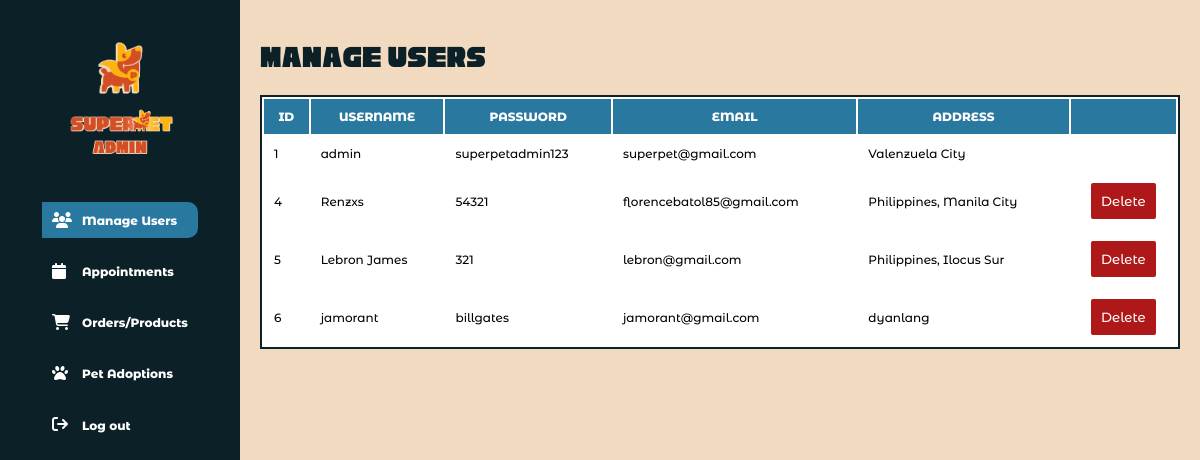
The app's page /admin-side/users.php (signed in), older data.
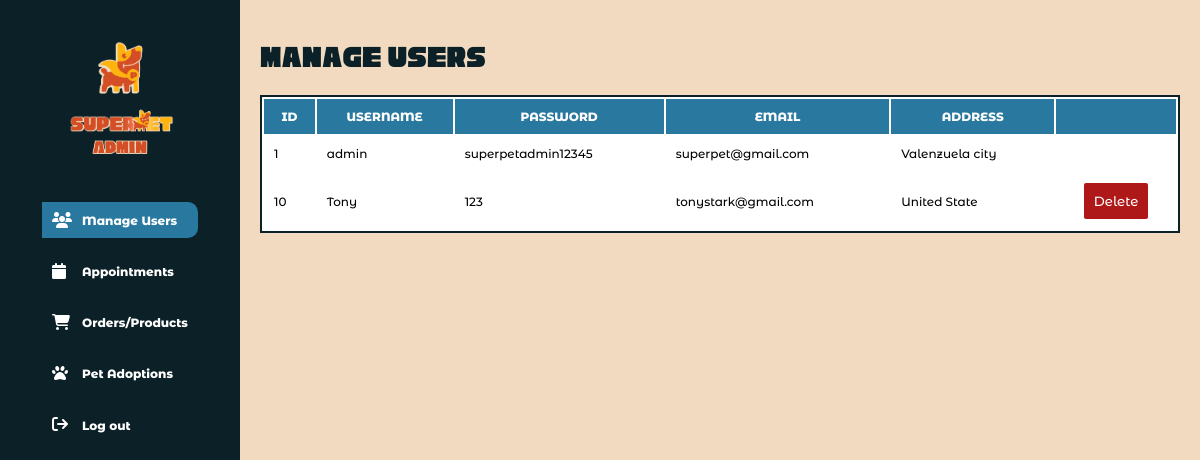
The same page, newer data.
### tables this page shows
CREATE TABLE `users_tbl` (
  `id` int(11) NOT NULL,
  `username` varchar(50) NOT NULL,
  `password` varchar(50) NOT NULL,
  `email` varchar(50) NOT NULL,
  `address` varchar(100) NOT NULL,
  `user_role` varchar(10) NOT NULL
);

### admin-side/users.php (the view, shortened to what this page needs)
<?php
    require_once '../config/mysql-connection.php';
    if(empty( $_SESSION["email"]) || empty( $_SESSION["password"])){
    } else {
        $email = $_SESSION["email"];
    }
?>
<!DOCTYPE html>
<html lang="en">
<head>
    <link rel="stylesheet" href="styles/users.css">
    <link rel="stylesheet" href="https://cdnjs.cloudflare.com/ajax/libs/font-awesome/6.4.2/css/all.min.css" />
</head>
<body>
    <div class="container">
        <div class="nav-sidebar">
            <div class="nav-header">
                <img src="../assets/images/admin_logo.png" alt="../assets/images/admin_logo.png" width="200">
            </div>
            <div class="main-nav">
                <a href="#" class="link in">
                    <i class="fa-solid fa-users nav-icon"></i>
                    <p class="nav-txt">Manage Users</p>
                </a>
                <a href="appointments.php" class="link">
                    <i class="fa-solid fa-calendar nav-icon"></i>
                    <p class="nav-txt">Appointments</p>
                </a>
                <a href="shop.php" class="link">
                    <i class="fa-solid fa-cart-shopping nav-icon"></i>
                    <p class="nav-txt">Orders/Products</p>
                </a>
                <a href="pet-adoption.php" class="link">
                    <i class="fa-solid fa-paw nav-icon"></i>
                    <p class="nav-txt">Pet Adoptions</p>
                </a>
                <form action="users.php" method="post" class="link">
                    <label for="logout"><i class="fa-solid fa-arrow-right-from-bracket nav-icon"></i></label>
                    <input id="logout" name="logout" type="submit" value="Log out">
                </form>
            </div>
        </div>
        <div class="main-container">
            <div class="header">
                <h1 class="header-txt">Manage Users</h1>
            </div>
            <table>
                <tr class="thead">
                    <td>ID</td>
                    <td>USERNAME</td>
                    <td>PASSWORD</td>
                    <td>EMAIL</td>
                    <td>ADDRESS</td>
                    <td></td>
                </tr>
                <?php
                    $query = "SELECT * FROM users_tbl;";
                    $result = mysqli_query($conn, $query);
                    if(mysqli_num_rows($result) > 0 && isset($email)) {
                        while($row = mysqli_fetch_assoc($result)){
                            if($row['user_role'] == "admin") {
                                echo "<tr>";
                                echo "<td>" . $row['id'] . "</td>";
                                echo "<td>" . $row['username'] . "</td>";
                                echo "<td>" . $row['password'] . "</td>";
                                echo "<td>" . $row['email'] . "</td>";
                                echo "<td>" . $row['address'] . "</td>";
                                echo "</tr>";
                            } else {
                                echo "<tr>";
                                echo "<td>" . $row['id'] . "</td>";
                                echo "<td>" . $row['username'] . "</td>";
                                echo "<td>" . $row['password'] . "</td>";
                                echo "<td>" . $row['email'] . "</td>";
                                echo "<td>" . $row['address'] . "</td>";
                                echo "<td class='table-modify'>
                                        <form action='users.php' method='post'>
                                            <input type='hidden' id='user_id' name='user_id' value='" . $row['id'] . "'>
                                            <input type='submit' id='delete' name='delete' value='Delete'>
                                        </form>
                                    </td>";
                                echo "</tr>";
                            }
                        }
                    }
                    else {
                        echo "<tr><td colspan='6'>No users found</td></tr>";
                    }
                ?>
            </table>
        </div>
    </div>
</body>
</html>

### admin-side/styles/users.css (style rules this page uses)
* { padding: 0; margin: 0; box-sizing: border-box; }
body { background-color: #F1DABF; }
.container { width: 100%; height: 100vh; background-color: #F1DABF; }
.container .nav-sidebar { height: 100%; width: 20%; background-color: #0B2027; position: fixed; display: flex; align-items: center; color: #F1DABF; flex-direction: column; z-index: 10; }
.nav-sidebar .nav-header { width: 100%; height: auto; display: flex; justify-content: center; align-items: center; }
.nav-sidebar form { cursor: pointer; }
.nav-header img { width: 80%; }
.main-nav { display: flex; flex-direction: column; justify-content: flex-start; gap: 15px; }
.main-nav form { cursor: pointer; }
.link { padding: 10px 10px 10px 10px; display: flex; align-items: center; gap: 10px; text-decoration: none; cursor: pointer; }
.nav-txt { font-family: "MontserratAltXp"; color: white; font-size: 12px; cursor: pointer; }
.nav-icon { color: white; width: 20px; }
#logout { font-family: "MontserratAltXp"; color: white; font-size: 12px; outline: none; border: none; background-color: transparent; cursor: pointer; }
.in { background-color: #2978A0; border-radius: 0px 10px 10px 0; width: 100%; }
.container .main-container { width: 80%; margin-left: 20%; padding: 40px 20px 20px 20px; }
.main-container .header-txt { font-family: "Cubao"; font-weight: 100; color: #0B2027; }
.main-container table { margin-top: 20px; width: 100%; background-color: white; border: 2px solid #0B2027; }
.thead td { text-align: center; background-color: #2978A0; color: white; font-family: "MontserratAltXp"; }
tr, td { padding: 10px; font-family: "MontserratAltMed"; font-size: 12px; background-color: white; }
table input { outline: none; border: none; font-family: "MontserratAltMed"; padding: 10px; cursor: pointer; border-radius: 2px; }
table form { display: flex; justify-content: center; align-items: center; gap: 5px; }
#delete { background-color: #AF1818; color: white; }
#logout { cursor: pointer; }
.main-container .header { display: flex; justify-content: space-between; }

Row changes from the older to the newer data that the page shows:
removed users_tbl: id "4", username "Renzxs", password "54321", email "florencebatol85@gmail.com", address "Philippines, Manila City"
removed users_tbl: id "5", username "Lebron James", password "321", email "lebron@gmail.com", address "Philippines, Ilocus Sur"
removed users_tbl: id "6", username "jamorant", password "billgates", email "jamorant@gmail.com", address "dyanlang"
changed users_tbl "admin": password "superpetadmin123" → "superpetadmin12345"; address "Valenzuela City" → "Valenzuela city"
added users_tbl: id "10", username "Tony", password "123", email "tonystark@gmail.com", address "United State"
